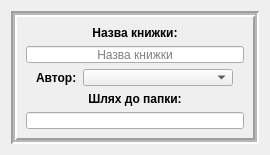
<?xml version="1.0" encoding="UTF-8"?>
<ui version="4.0">
 <class>Form</class>
 <widget class="QWidget" name="Form">
  <property name="geometry">
   <rect>
    <x>0</x>
    <y>0</y>
    <width>270</width>
    <height>155</height>
   </rect>
  </property>
  <property name="minimumSize">
   <size>
    <width>270</width>
    <height>155</height>
   </size>
  </property>
  <property name="maximumSize">
   <size>
    <width>500</width>
    <height>155</height>
   </size>
  </property>
  <property name="windowTitle">
   <string>Form</string>
  </property>
  <layout class="QVBoxLayout" name="verticalLayout_2">
   <item>
    <widget class="QFrame" name="frame">
     <property name="frameShape">
      <enum>QFrame::Box</enum>
     </property>
     <property name="frameShadow">
      <enum>QFrame::Sunken</enum>
     </property>
     <property name="lineWidth">
      <number>2</number>
     </property>
     <property name="midLineWidth">
      <number>2</number>
     </property>
     <layout class="QVBoxLayout" name="verticalLayout">
      <item>
       <widget class="QLabel" name="label">
        <property name="font">
         <font>
          <weight>75</weight>
          <bold>true</bold>
         </font>
        </property>
        <property name="text">
         <string>Назва книжки:</string>
        </property>
        <property name="alignment">
         <set>Qt::AlignCenter</set>
        </property>
       </widget>
      </item>
      <item>
       <widget class="QLineEdit" name="lineEdit_title_book">
        <property name="alignment">
         <set>Qt::AlignCenter</set>
        </property>
        <property name="placeholderText">
         <string>Назва книжки</string>
        </property>
       </widget>
      </item>
      <item>
       <layout class="QHBoxLayout" name="horizontalLayout">
        <item>
         <spacer name="horizontalSpacer">
          <property name="orientation">
           <enum>Qt::Horizontal</enum>
          </property>
          <property name="sizeHint" stdset="0">
           <size>
            <width>40</width>
            <height>20</height>
           </size>
          </property>
         </spacer>
        </item>
        <item>
         <widget class="QLabel" name="label_authors">
          <property name="font">
           <font>
            <weight>75</weight>
            <bold>true</bold>
           </font>
          </property>
          <property name="text">
           <string>Автор:</string>
          </property>
         </widget>
        </item>
        <item>
         <widget class="QComboBox" name="comboBox_authors">
          <property name="minimumSize">
           <size>
            <width>150</width>
            <height>0</height>
           </size>
          </property>
          <property name="font">
           <font>
            <weight>75</weight>
            <bold>true</bold>
           </font>
          </property>
         </widget>
        </item>
        <item>
         <spacer name="horizontalSpacer_2">
          <property name="orientation">
           <enum>Qt::Horizontal</enum>
          </property>
          <property name="sizeHint" stdset="0">
           <size>
            <width>40</width>
            <height>20</height>
           </size>
          </property>
         </spacer>
        </item>
       </layout>
      </item>
      <item>
       <widget class="QLabel" name="label_2">
        <property name="font">
         <font>
          <weight>75</weight>
          <bold>true</bold>
         </font>
        </property>
        <property name="text">
         <string>Шлях до папки:</string>
        </property>
        <property name="alignment">
         <set>Qt::AlignCenter</set>
        </property>
       </widget>
      </item>
      <item>
       <widget class="QLineEdit" name="lineEdit_path">
        <property name="readOnly">
         <bool>true</bool>
        </property>
       </widget>
      </item>
     </layout>
    </widget>
   </item>
  </layout>
 </widget>
 <resources/>
 <connections/>
</ui>
